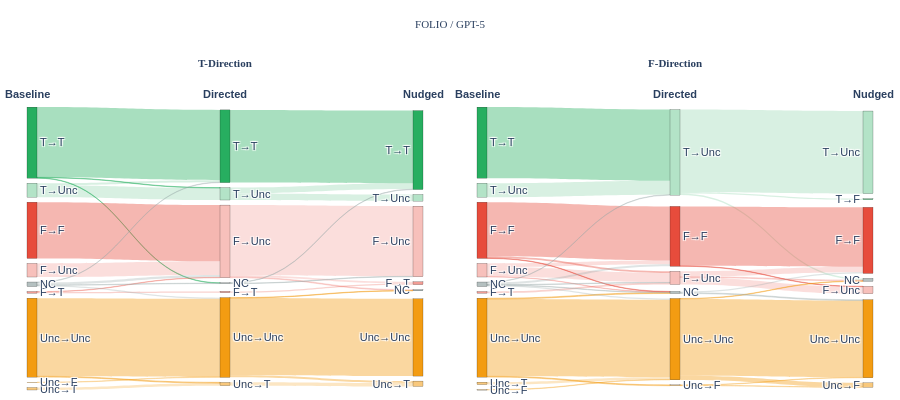

The notebook cell saved with this chart:
### Code cell
STAGES = ['Baseline', 'Directed', 'Nudged']
T_CONDS = {'Baseline': 'baseline', 'Directed': 'bidir_true', 'Nudged': 'spooky_true'}
F_CONDS = {'Baseline': 'baseline', 'Directed': 'bidir_false', 'Nudged': 'spooky_false'}

# Test with one config first
ds, ds_dir, m, m_dir = 'FOLIO', 'folio', 'GPT-5', 'gpt-5'

flows_t = get_flows(ds_dir, m_dir, STAGES, T_CONDS)
flows_f = get_flows(ds_dir, m_dir, STAGES, F_CONDS)
fig = make_combined_sankey(flows_t, flows_f, STAGES, f'{ds} / {m}')
fig.show()

### Figure 1 — Plotly figure (JSON) as saved in the notebook; plotly's stock layout.template omitted (floating-point values rounded to 4 significant figures)
{"data": [{"domain": {"x": [0.03, 0.47], "y": [0, 0.82]}, "link": {"color": ["rgba(39,174,96,0.4)", "rgba(39,174,96,0.4)", "rgba(39,174,96,0.4)", "rgba(39,174,96,0.18)", "rgba(39,174,96,0.18)", "rgba(231,76,60,0.25)", "rgba(231,76,60,0.25)", "rgba(231,76,60,0.4)", "rgba(231,76,60,0.18)", "rgba(243,156,18,0.25)", "rgba(243,156,18,0.25)", "rgba(243,156,18,0.4)", "rgba(243,156,18,0.4)", "rgba(149,165,166,0.3)", "rgba(149,165,166,0.3)", "rgba(149,165,166,0.3)", "rgba(149,165,166,0.3)", "rgba(39,174,96,0.4)", "rgba(39,174,96,0.18)", "rgba(39,174,96,0.18)", "rgba(231,76,60,0.25)", "rgba(231,76,60,0.18)", "rgba(231,76,60,0.18)", "rgba(231,76,60,0.18)", "rgba(243,156,18,0.25)", "rgba(243,156,18,0.4)", "rgba(243,156,18,0.4)", "rgba(243,156,18,0.4)", "rgba(149,165,166,0.3)", "rgba(149,165,166,0.3)"], "source": [0, 0, 0, 2, 2, 3, 3, 4, 5, 6, 7, 8, 8, 9, 9, 9, 9, 10, 12, 12, 13, 15, 15, 15, 16, 18, 18, 18, 19, 19], "target": [10, 12, 19, 10, 12, 13, 15, 15, 15, 16, 18, 16, 18, 10, 15, 18, 19, 20, 20, 22, 23, 23, 25, 29, 26, 26, 28, 29, 20, 25], "value": [170, 1, 1, 5, 29, 3, 1, 136, 33, 6, 1, 2, 189, 1, 6, 3, 1, 176, 14, 16, 3, 4, 170, 2, 8, 5, 187, 1, 1, 1]}, "node": {"color": ["rgba(39,174,96,1.0)", "rgba(39,174,96,0.55)", "rgba(39,174,96,0.35)", "rgba(231,76,60,0.55)", "rgba(231,76,60,1.0)", "rgba(231,76,60,0.35)", "rgba(243,156,18,0.55)", "rgba(243,156,18,0.55)", "rgba(243,156,18,1.0)", "rgba(149,165,166,0.7)", "rgba(39,174,96,1.0)", "rgba(39,174,96,0.55)", "rgba(39,174,96,0.35)", "rgba(231,76,60,0.55)", "rgba(231,76,60,1.0)", "rgba(231,76,60,0.35)", "rgba(243,156,18,0.55)", "rgba(243,156,18,0.55)", "rgba(243,156,18,1.0)", "rgba(149,165,166,0.7)", "rgba(39,174,96,1.0)", "rgba(39,174,96,0.55)", "rgba(39,174,96,0.35)", "rgba(231,76,60,0.55)", "rgba(231,76,60,1.0)", "rgba(231,76,60,0.35)", "rgba(243,156,18,0.55)", "rgba(243,156,18,0.55)", "rgba(243,156,18,1.0)", "rgba(149,165,166,0.7)"], "label": ["T→T", "T→F", "T→Unc", "F→T", "F→F", "F→Unc", "Unc→T", "Unc→F", "Unc→Unc", "NC", "T→T", "T→F", "T→Unc", "F→T", "F→F", "F→Unc", "Unc→T", "Unc→F", "Unc→Unc", "NC", "T→T", "T→F", "T→Unc", "F→T", "F→F", "F→Unc", "Unc→T", "Unc→F", "Unc→Unc", "NC"], "line": {"color": "black", "width": 0.2}, "pad": 5, "thickness": 10}, "type": "sankey"}, {"domain": {"x": [0.53, 0.97], "y": [0, 0.82]}, "link": {"color": ["rgba(39,174,96,0.4)", "rgba(39,174,96,0.18)", "rgba(231,76,60,0.25)", "rgba(231,76,60,0.4)", "rgba(231,76,60,0.4)", "rgba(231,76,60,0.4)", "rgba(231,76,60,0.18)", "rgba(231,76,60,0.18)", "rgba(231,76,60,0.18)", "rgba(243,156,18,0.25)", "rgba(243,156,18,0.25)", "rgba(243,156,18,0.4)", "rgba(243,156,18,0.4)", "rgba(243,156,18,0.4)", "rgba(149,165,166,0.3)", "rgba(149,165,166,0.3)", "rgba(149,165,166,0.3)", "rgba(149,165,166,0.3)", "rgba(149,165,166,0.3)", "rgba(39,174,96,0.18)", "rgba(39,174,96,0.18)", "rgba(39,174,96,0.18)", "rgba(231,76,60,0.4)", "rgba(231,76,60,0.4)", "rgba(231,76,60,0.18)", "rgba(231,76,60,0.18)", "rgba(231,76,60,0.18)", "rgba(243,156,18,0.25)", "rgba(243,156,18,0.25)", "rgba(243,156,18,0.4)", "rgba(243,156,18,0.4)", "rgba(243,156,18,0.4)", "rgba(149,165,166,0.3)", "rgba(149,165,166,0.3)"], "source": [0, 2, 3, 4, 4, 4, 5, 5, 5, 6, 7, 8, 8, 8, 9, 9, 9, 9, 9, 12, 12, 12, 14, 14, 15, 15, 15, 17, 17, 18, 18, 18, 19, 19], "target": [12, 12, 15, 14, 15, 19, 14, 15, 19, 18, 18, 17, 18, 19, 12, 14, 15, 18, 19, 21, 22, 29, 24, 25, 24, 25, 29, 27, 28, 27, 28, 29, 24, 28], "value": [172, 34, 4, 131, 4, 1, 9, 23, 1, 6, 1, 2, 187, 2, 1, 5, 1, 3, 1, 3, 200, 4, 144, 1, 13, 17, 2, 1, 1, 10, 186, 1, 3, 2]}, "node": {"color": ["rgba(39,174,96,1.0)", "rgba(39,174,96,0.55)", "rgba(39,174,96,0.35)", "rgba(231,76,60,0.55)", "rgba(231,76,60,1.0)", "rgba(231,76,60,0.35)", "rgba(243,156,18,0.55)", "rgba(243,156,18,0.55)", "rgba(243,156,18,1.0)", "rgba(149,165,166,0.7)", "rgba(39,174,96,1.0)", "rgba(39,174,96,0.55)", "rgba(39,174,96,0.35)", "rgba(231,76,60,0.55)", "rgba(231,76,60,1.0)", "rgba(231,76,60,0.35)", "rgba(243,156,18,0.55)", "rgba(243,156,18,0.55)", "rgba(243,156,18,1.0)", "rgba(149,165,166,0.7)", "rgba(39,174,96,1.0)", "rgba(39,174,96,0.55)", "rgba(39,174,96,0.35)", "rgba(231,76,60,0.55)", "rgba(231,76,60,1.0)", "rgba(231,76,60,0.35)", "rgba(243,156,18,0.55)", "rgba(243,156,18,0.55)", "rgba(243,156,18,1.0)", "rgba(149,165,166,0.7)"], "label": ["T→T", "T→F", "T→Unc", "F→T", "F→F", "F→Unc", "Unc→T", "Unc→F", "Unc→Unc", "NC", "T→T", "T→F", "T→Unc", "F→T", "F→F", "F→Unc", "Unc→T", "Unc→F", "Unc→Unc", "NC", "T→T", "T→F", "T→Unc", "F→T", "F→F", "F→Unc", "Unc→T", "Unc→F", "Unc→Unc", "NC"], "line": {"color": "black", "width": 0.2}, "pad": 5, "thickness": 10}, "type": "sankey"}], "layout": {"annotations": [{"font": {"family": "Arial Black", "size": 11}, "showarrow": false, "text": "<b>T-Direction</b>", "x": 0.25, "xanchor": "center", "y": 0.97}, {"font": {"family": "Arial Black", "size": 11}, "showarrow": false, "text": "<b>F-Direction</b>", "x": 0.75, "xanchor": "center", "y": 0.97}, {"font": {"family": "Arial", "size": 11}, "showarrow": false, "text": "<b>Baseline</b>", "x": 0.03, "xanchor": "center", "y": 0.88}, {"font": {"family": "Arial", "size": 11}, "showarrow": false, "text": "<b>Directed</b>", "x": 0.25, "xanchor": "center", "y": 0.88}, {"font": {"family": "Arial", "size": 11}, "showarrow": false, "text": "<b>Nudged</b>", "x": 0.47, "xanchor": "center", "y": 0.88}, {"font": {"family": "Arial", "size": 11}, "showarrow": false, "text": "<b>Baseline</b>", "x": 0.53, "xanchor": "center", "y": 0.88}, {"font": {"family": "Arial", "size": 11}, "showarrow": false, "text": "<b>Directed</b>", "x": 0.75, "xanchor": "center", "y": 0.88}, {"font": {"family": "Arial", "size": 11}, "showarrow": false, "text": "<b>Nudged</b>", "x": 0.97, "xanchor": "center", "y": 0.88}], "font": {"family": "Arial", "size": 11}, "height": 400, "margin": {"b": 10, "l": 0, "r": 0, "t": 45}, "title": {"font": {"family": "Arial Black", "size": 11}, "text": "FOLIO / GPT-5", "x": 0.5, "y": 0.95}, "width": 900}}
